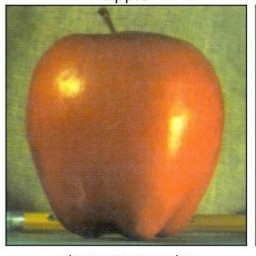
#> input picture laplacian-and-poisson-compositing/apple.jpg, 256 x 256 px
$ python main.py   (Python 2 division)
#> lines starting #> are read from the running program, lines starting #| are printed output that depends on the picture

# coding: utf-8

# #Assignment 5 Question 1
#  Given two images, create a seamless composite image using Laplacian compositing

# In[1]:

# Loading the required libraries
import numpy as np
import sys
import cv2
import matplotlib.image as img
import matplotlib.pyplot as plt
from numpy import linalg as LA


# In[2]:

# Reading the two images to be blended
img_1 = img.imread('apple.jpg')            # RGB color image
#> img_1 is the input picture: shape (256, 256, 3); mean R, G, B 166.3, 131.1, 83.2
img_2 = img.imread('orange.jpg')           # RGB color image
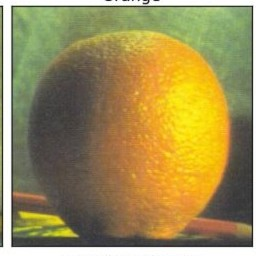
#> input picture laplacian-and-poisson-compositing/orange.jpg, 256 x 256 px
#> img_2 is the input picture: shape (256, 256, 3); mean R, G, B 157.4, 141.1, 85.4
print "The size of first image is : {}x{}".format(img_1.shape[0], img_1.shape[1])
#| The size of first image is : 256x256
print "The size of second image is : {}x{}".format(img_2.shape[0], img_2.shape[1])
#| The size of second image is : 256x256


# In[3]:

# Plotting the two images
plt.subplot(121),plt.imshow(img_1),plt.title('Original Image 1')
plt.xticks([]), plt.yticks([])

plt.subplot(122),plt.imshow(img_2),plt.title('Original Image 2')
plt.xticks([]), plt.yticks([])
plt.show()
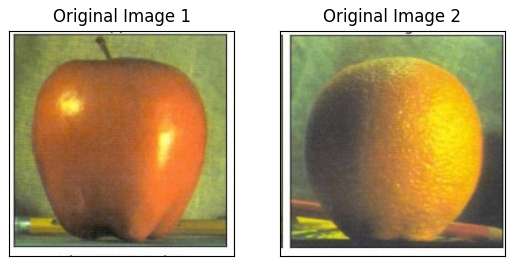
#> figure drawn by matplotlib, 2 panels


# In[4]:

# generate Gaussian pyramid for Image 1
G = img_1.copy()      # Copy image 1 into array G
gpimg_1 = [G]         # Create a list gpimg_1 of array G
for i in xrange(6):   # Create Gaussian pyramid upto level 6
    G = cv2.pyrDown(G)# Creates a Gaussian pyramid by downsampling the array G by a factor
                      # of 2
    gpimg_1.append(G) # Append the pyramid to the list
#> this loop made 6 passes
#> pass 1, `G = cv2.pyrDown(G)# Creates a Gaussian pyramid by downsampling the arr..`:
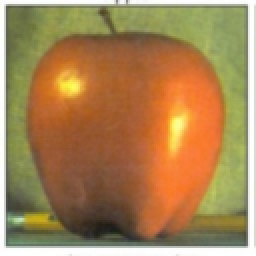
#> G: shape (128, 128, 3) (shown 2 times larger); mean R, G, B 166.5, 131.3, 83.5
#> after the loop, gpimg_1 = 7 items


# In[5]:

# generate Gaussian pyramid for Image 2
G = img_2.copy()          # Copy the Image 2 into array G
gpimg_2 = [G]             # Create a list gpimg_2 of array G
for i in xrange(6):       # Create a Gaussian pyramid upto level 6
    G = cv2.pyrDown(G)    # Creates a Gaussian pyramid by downsampling the array G
                          # by a factor of 2

    gpimg_2.append(G)     # Append the pyramid to the list
#> this loop made 6 passes
#> pass 1, `G = cv2.pyrDown(G)`:
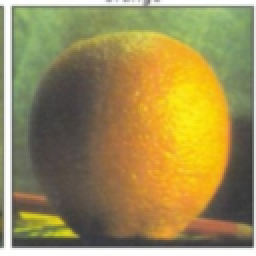
#> G: shape (128, 128, 3) (shown 2 times larger); mean R, G, B 157.1, 140.8, 85.1
#> after the loop, gpimg_2 = 7 items


# In[6]:

# generate Laplacian Pyramid for Image 1
lpimg_1 = [gpimg_1[5]]                  # list of Gaussian pyramid
for i in xrange(5,0,-1):
    GE = cv2.pyrUp(gpimg_1[i])          # Upsample the current image in the gaussian pyramid
    L = cv2.subtract(gpimg_1[i-1],GE)
                                        # Obtain laplacian pyramid from difference of
                                        # Gaussian pyramid
    lpimg_1.append(L)                   # Append the obtained laplacian image to the
#> this loop made 5 passes
#> pass 3, `L = cv2.subtract(gpimg_1[i-1],GE)`:
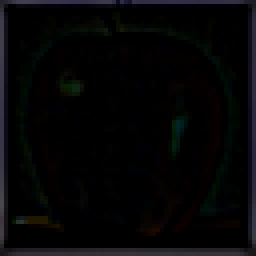
#> L: shape (64, 64, 3) (shown 4 times larger); mean of channels 0, 1, 2 5.5, 5.4, 6.3; drawn as R, G, B
#> after the loop, lpimg_1 = 6 items
                                        # Laplacian pyramid


# In[7]:

# generate Laplacian Pyramid for Image 2
lpimg_2 = [gpimg_2[5]]
for i in xrange(5,0,-1):
    GE = cv2.pyrUp(gpimg_2[i])
    L = cv2.subtract(gpimg_1[i-1],GE)
    lpimg_2.append(L)
#> this loop made 5 passes
#> pass 3, `L = cv2.subtract(gpimg_1[i-1],GE)`:
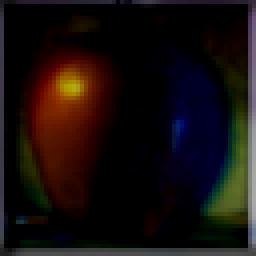
#> L: shape (64, 64, 3) (shown 4 times larger); mean of channels 0, 1, 2 23.5, 15.1, 13.3; drawn as R, G, B
#> after the loop, lpimg_2 = 6 items


# In[8]:

# Now add left and right halves of images in each level
LS = []
for la,lb in zip(lpimg_1,lpimg_2):
    rows,cols,dpt = la.shape
    # At each level left part is frm image 1 and right part is from image 2
    ls = np.hstack((la[:,0:cols/2], lb[:,cols/2:]))
    # Append the image to pyramid
    LS.append(ls)
#> this loop made 6 passes
#> (rows, cols) on passes 1 to 6: (8, 8), (16, 16), (32, 32), (64, 64), (128, 128), (256, 256)
#> after the loop, LS = 6 items


# In[9]:

# Now reconstruct the blended image by upsampling the image of each level once and then
# adding it to the blended image.
ls_ = LS[0]
for i in xrange(1,6):
    ls_ = cv2.pyrUp(ls_)
    ls_ = cv2.add(ls_, LS[i])
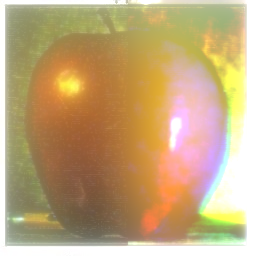
#> ls_: shape (256, 256, 3); mean of channels 0, 1, 2 194.5, 167.1, 122.8; drawn as R, G, B

print "Size of the final blended image is : {}x{}".format(ls_.shape[0],ls_.shape[1])
#| Size of the final blended image is : 256x256


# In[10]:


# Plot the final blended image
plt.imshow(ls_),plt.title('Blended Image')
plt.xticks([]),plt.yticks([])
plt.show()


# In[ ]:
